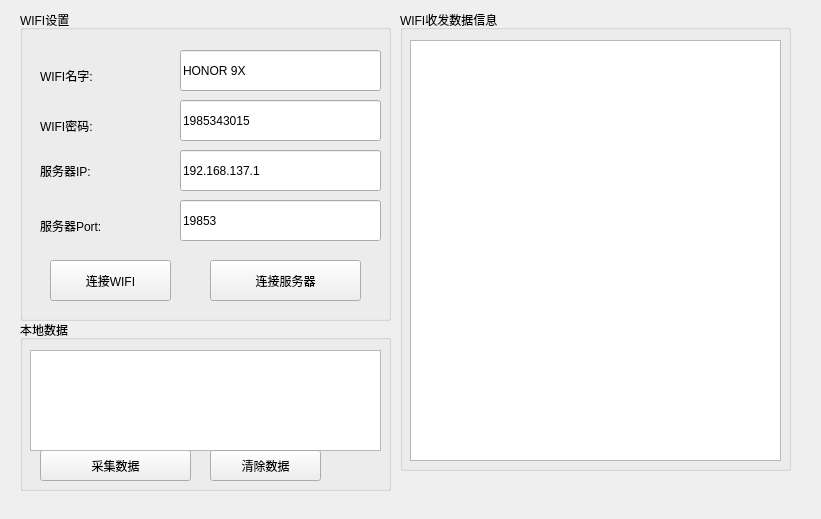
<?xml version="1.0" encoding="UTF-8"?>
<ui version="4.0">
 <class>ex05</class>
 <widget class="QWidget" name="ex05">
  <property name="geometry">
   <rect>
    <x>0</x>
    <y>0</y>
    <width>821</width>
    <height>519</height>
   </rect>
  </property>
  <property name="windowTitle">
   <string>ex05</string>
  </property>
  <widget class="QGroupBox" name="groupBox">
   <property name="geometry">
    <rect>
     <x>20</x>
     <y>10</y>
     <width>371</width>
     <height>311</height>
    </rect>
   </property>
   <property name="title">
    <string>WIFI设置</string>
   </property>
   <widget class="QPushButton" name="connectWIFIButton">
    <property name="geometry">
     <rect>
      <x>30</x>
      <y>250</y>
      <width>121</width>
      <height>41</height>
     </rect>
    </property>
    <property name="text">
     <string>连接WIFI</string>
    </property>
   </widget>
   <widget class="QPushButton" name="connectServeButton">
    <property name="geometry">
     <rect>
      <x>190</x>
      <y>250</y>
      <width>151</width>
      <height>41</height>
     </rect>
    </property>
    <property name="text">
     <string>连接服务器</string>
    </property>
   </widget>
   <widget class="QLineEdit" name="ssidEdit">
    <property name="geometry">
     <rect>
      <x>160</x>
      <y>40</y>
      <width>201</width>
      <height>41</height>
     </rect>
    </property>
    <property name="text">
     <string>HONOR 9X</string>
    </property>
   </widget>
   <widget class="QLineEdit" name="passwordEdit">
    <property name="geometry">
     <rect>
      <x>160</x>
      <y>90</y>
      <width>201</width>
      <height>41</height>
     </rect>
    </property>
    <property name="text">
     <string>1985343015</string>
    </property>
   </widget>
   <widget class="QLineEdit" name="serverIPEdit">
    <property name="geometry">
     <rect>
      <x>160</x>
      <y>140</y>
      <width>201</width>
      <height>41</height>
     </rect>
    </property>
    <property name="text">
     <string>192.168.137.1</string>
    </property>
   </widget>
   <widget class="QLineEdit" name="serverportEdit">
    <property name="geometry">
     <rect>
      <x>160</x>
      <y>190</y>
      <width>201</width>
      <height>41</height>
     </rect>
    </property>
    <property name="text">
     <string>19853</string>
    </property>
   </widget>
   <widget class="QLabel" name="label">
    <property name="geometry">
     <rect>
      <x>20</x>
      <y>40</y>
      <width>91</width>
      <height>51</height>
     </rect>
    </property>
    <property name="text">
     <string>WIFI名字:</string>
    </property>
   </widget>
   <widget class="QLabel" name="label_2">
    <property name="geometry">
     <rect>
      <x>20</x>
      <y>100</y>
      <width>101</width>
      <height>31</height>
     </rect>
    </property>
    <property name="text">
     <string>WIFI密码:</string>
    </property>
   </widget>
   <widget class="QLabel" name="label_3">
    <property name="geometry">
     <rect>
      <x>20</x>
      <y>140</y>
      <width>101</width>
      <height>41</height>
     </rect>
    </property>
    <property name="text">
     <string>服务器IP:</string>
    </property>
   </widget>
   <widget class="QLabel" name="label_4">
    <property name="geometry">
     <rect>
      <x>20</x>
      <y>190</y>
      <width>101</width>
      <height>51</height>
     </rect>
    </property>
    <property name="text">
     <string>服务器Port:</string>
    </property>
   </widget>
  </widget>
  <widget class="QGroupBox" name="groupBox_2">
   <property name="geometry">
    <rect>
     <x>400</x>
     <y>10</y>
     <width>391</width>
     <height>461</height>
    </rect>
   </property>
   <property name="title">
    <string>WIFI收发数据信息</string>
   </property>
   <widget class="QTableView" name="tableView">
    <property name="geometry">
     <rect>
      <x>10</x>
      <y>30</y>
      <width>371</width>
      <height>421</height>
     </rect>
    </property>
   </widget>
  </widget>
  <widget class="QGroupBox" name="groupBox_3">
   <property name="geometry">
    <rect>
     <x>20</x>
     <y>320</y>
     <width>371</width>
     <height>171</height>
    </rect>
   </property>
   <property name="title">
    <string>本地数据</string>
   </property>
   <widget class="QPushButton" name="GetDataButton">
    <property name="geometry">
     <rect>
      <x>20</x>
      <y>130</y>
      <width>151</width>
      <height>31</height>
     </rect>
    </property>
    <property name="text">
     <string>采集数据</string>
    </property>
   </widget>
   <widget class="QTextEdit" name="textEdit">
    <property name="geometry">
     <rect>
      <x>10</x>
      <y>30</y>
      <width>351</width>
      <height>101</height>
     </rect>
    </property>
   </widget>
   <widget class="QPushButton" name="pushButton">
    <property name="geometry">
     <rect>
      <x>190</x>
      <y>130</y>
      <width>111</width>
      <height>31</height>
     </rect>
    </property>
    <property name="text">
     <string>清除数据</string>
    </property>
   </widget>
  </widget>
 </widget>
 <layoutdefault spacing="6" margin="11"/>
 <resources/>
 <connections/>
</ui>
